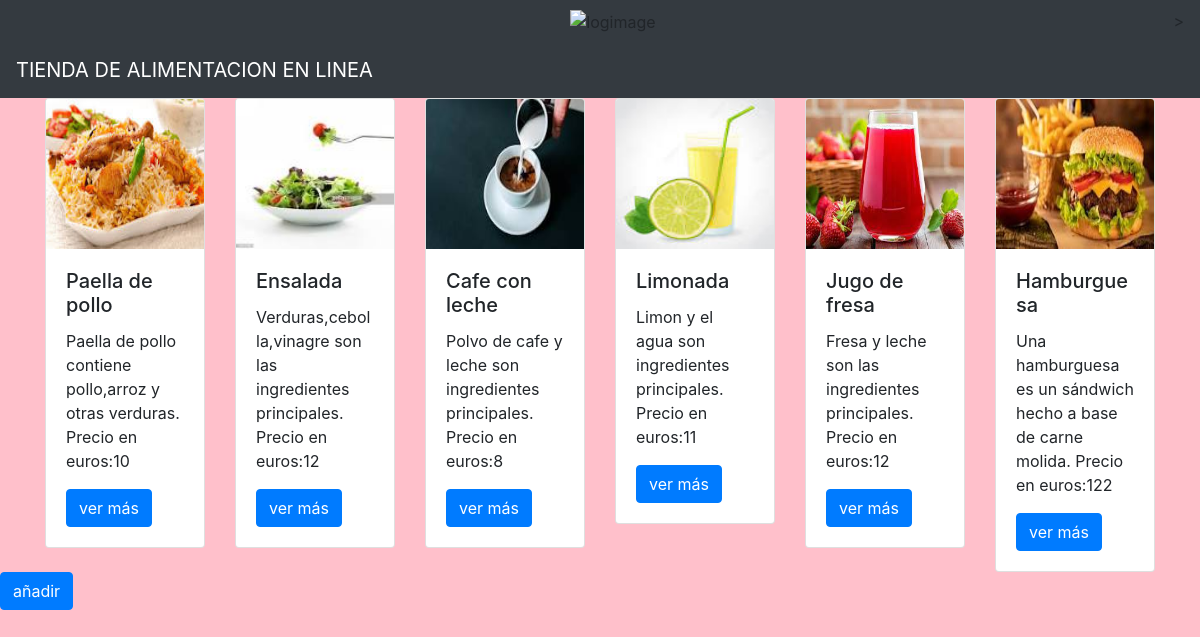
The page / on the database its author committed.
### movieapp/models.py (models this page shows, shortened)
class Movie(models.Model):
    name=models.CharField(max_length=250)
    description=models.TextField()
    year=models.IntegerField()
    image=models.ImageField(upload_to='gallery')

### movieapp/views.py (the view)
# urls.py: path('',views.index,name='index'),
def index(request):
    movie = Movie.objects.all()
    context = {
        'movie_list': movie
    }
    return render(request, "index.html", context)

### templates/index.html
{% extends 'base.html' %}
{% block body %}
<div class="container">
    <div class="row">
        {% for i in movie_list %}
        <div class="col-md-2">
            <div class="card"">
            <img class="card-img-top" src="{{i.image.url}}" alt=""  height="150">
            <div class="card-body">
                <h5 class="card-title">{{i.name}}</h5>
                <p class="card-text">{{i.description}}</p>
                <a href="{% url 'movieapp:detail' i.id %}" class="btn btn-primary">ver más</a>
            </div>
            </div>
        </div>
        {% endfor %}
    </div>
</div>
<a class="btn btn-primary" href="{% url 'movieapp:add_movie'  %}">añadir</a><br>
{% endblock %}

### templates/base.html (shortened to what this page needs)
{% load static %}
<!DOCTYPE html>
<html lang="en">
<head>
    <link rel="stylesheet" href="https://cdn.jsdelivr.net/npm/bootstrap@4.0.0/dist/css/bootstrap.min.css">
    <link rel="stylesheet" href="{% static 'style.css' %}"
</head>
<body>
<nav class="navbar navbar-dark bg-dark">
  <a class="navbar-brand" href="#">
<class style="center"{% include 'header.html' %}></class>
  </a>
</nav>
<nav class="navbar navbar-dark bg-dark">
  <a class="navbar-brand" href="#">
    TIENDA DE ALIMENTACION EN LINEA
  </a>
</nav>
{% block body %}
{% endblock %}
</body>
</html>

### templates/header.html (shortened to what this page needs)
{% load static %}
<header>
    <center>
        <a href=""></a> <img src="{% static 'img/logoo.png' %}" alt="logimage" width="100px;" height="100px;">
    </center>

### static/style.css (style rules this page uses)
body { background-color:pink; }

### rows shown on the page
Movie: image (picture), name "Paella de pollo", description "Paella de pollo contiene pollo,arroz y otras verduras. Precio en euros:10"
Movie: image (picture), name "Ensalada", description "Verduras,cebolla,vinagre son las ingredientes principales. Precio en euros:12"
Movie: image (picture), name "Cafe con leche", description "Polvo de cafe y leche son ingredientes principales. Precio en euros:8"
Movie: image (picture), name "Limonada", description "Limon y el agua son ingredientes principales. Precio en euros:11"
Movie: image (picture), name "Jugo de fresa", description "Fresa y leche son las ingredientes principales. Precio en euros:12"
Movie: image (picture), name "Hamburguesa", description "Una hamburguesa es un sándwich hecho a base de carne molida. Precio en euros:122"
